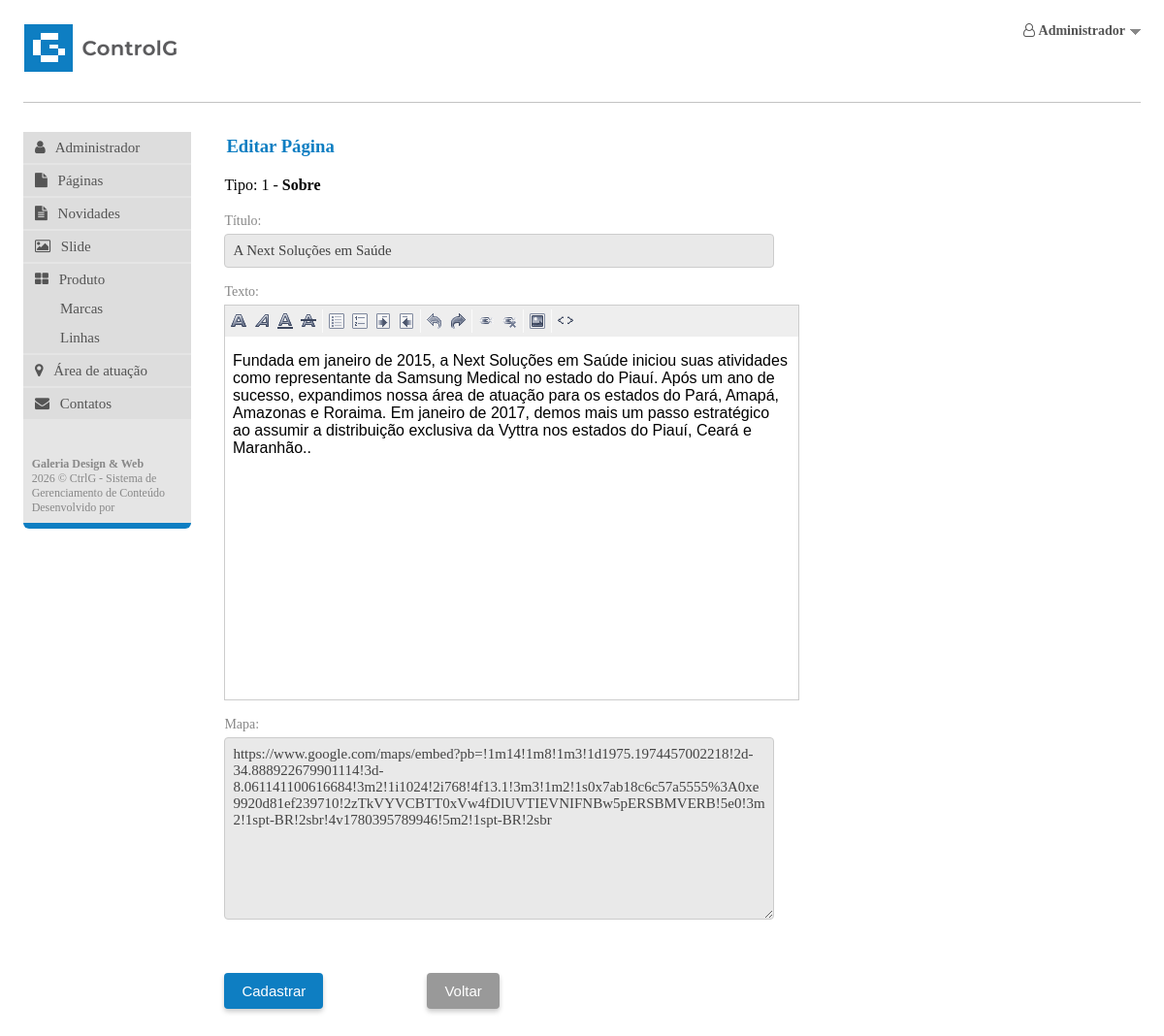
The app's page /controlg/painel/index.php?id=8.2&idCont=1&tipoCont=1&pagina=Sobre (signed in) with its own data.
### tables this page shows
CREATE TABLE `tb_conteudo` (
  `id` int(5) NOT NULL,
  `pagina` varchar(25) NOT NULL,
  `titulo` varchar(50) DEFAULT NULL,
  `texto` longtext DEFAULT NULL,
  `plus` text NOT NULL,
  `tipo` int(2) DEFAULT NULL
);

### controlg/painel/modulos/conteudo/edita.php (the view, shortened to what this page needs)
<?php
$idCont	= $_GET['idCont'];
$tipoCont = $_GET['tipoCont'];
$pagina = $_GET['pagina'];
if (
	(empty($idCont)) ||
	(empty($tipoCont)) ||
	(empty($pagina))
) {
	echo "<script>window.location = 'index.php'</script>";
	exit();
} else {
	include($_SERVER['DOCUMENT_ROOT'] . '/next/controlg/config/conecta.php');
	$sql = "SELECT * FROM tb_conteudo WHERE id='$idCont' LIMIT 1";
	$cons = $conexao->query($sql) or die($conexao->error);
	while ($row = $cons->fetch_array()) {
		$pagina	=	$row['pagina'];
		$titulo	=	$row['titulo'];
		$mapa	=	$row['plus'];
		$tipo	=	$row['tipo'];
	}
}
?>
<link rel="stylesheet" type="text/css" href="modulos/cheeaun-editor/Assets/MooEditable/MooEditable.css">
<form action="index.php?id=8.2.1" method="post" name="formc" name="formConteudo" onSubmit="return conteudo(this)">
	<legend>
		<h3><?php echo $tit; ?></h3>
	</legend>
	<span class="txt">Tipo: <?php echo $tipo . " - <b>" . $pagina; ?></b></span><br /><br />
	<label>T&iacute;tulo:</label>
	<input name="titulo" type="text" class="campo_m" value="<?php echo $titulo; ?>" />
	<label>Texto:</label>
	<?php
	if ($tipo == 1) {
		echo "<span style='margin-top:15px;display:block'>
			<label>Mapa:</label>
			<textarea name='mapa' class='campo_m' rows='10'>$mapa</textarea>
		</span>";
	}
	?>
	<div class="box-botons">
		<input type="submit" value="Cadastrar" class="btn-submit" />
		<input type="button" value="Voltar" onClick="location.href='index.php?id=8'" class="btn-back" />
	</div>
</form>

### controlg/painel/css/painel.estilos.css (style rules this page uses)
body { margin: 0; padding: 0; background-color: #fff; font-family: "Trebuchet MS", Tahoma; }
form { padding: 0; margin: 0; }
h3 { color: #0e7ec2; padding: 0; margin: 0; margin-bottom: 20px; margin-top: 4px; }
label { font: normal 14px "Trebuchet MS", Tahoma; color: #888; margin-bottom: 5px; display: inline-block; }
.campo_m { width: 60%; padding: 8px; display: block; margin-bottom: 15px; border-radius: 4px; border: 1px solid #ccc; box-sizing: border-box; background: #e9e9e9; color: #444; font: normal 15px "Trebuchet MS", Tahoma; }
.box-botons { width: 30%; margin: 40px 0; float: left; }
.btn-submit { float: left; padding: 10px 18px; font-size: 15px; color: #fff; background: #0e7ec2; border: 0; border-radius: 4px; cursor: pointer; box-shadow: 0 3px 5px #ccc; }
.btn-back { float: right; padding: 10px 18px; font-size: 15px; color: #fff; background: #999; border: 0; border-radius: 4px; cursor: pointer; box-shadow: 0 3px 5px #ccc; }

### records on screen
tb_conteudo: tipo "1", pagina "Sobre", titulo "A Next Soluções em Saúde", mapa "https://www.google.com/maps/embed?pb=!1m14!1m8!1m3!1d1975.1974457002218!2d-34.888922679901114!3d-8.061141100616684!3m2!1i1024!2i768!4f13.1!3m3!1m2!1s0x7ab18c6c57a5555%3A0xe9920d81ef239710!2zTkVYVCBTT0xVw4fDlUVTIEVNIFNBw5pERSBMVERB!5e0!3m2!1spt-BR!2sbr!4v1780395789946!5m2!1spt-BR!2sbr"

### other values on screen
$_SESSION['nomeUsuarioLogado'] "Administrador"
$tit "Editar Página"
